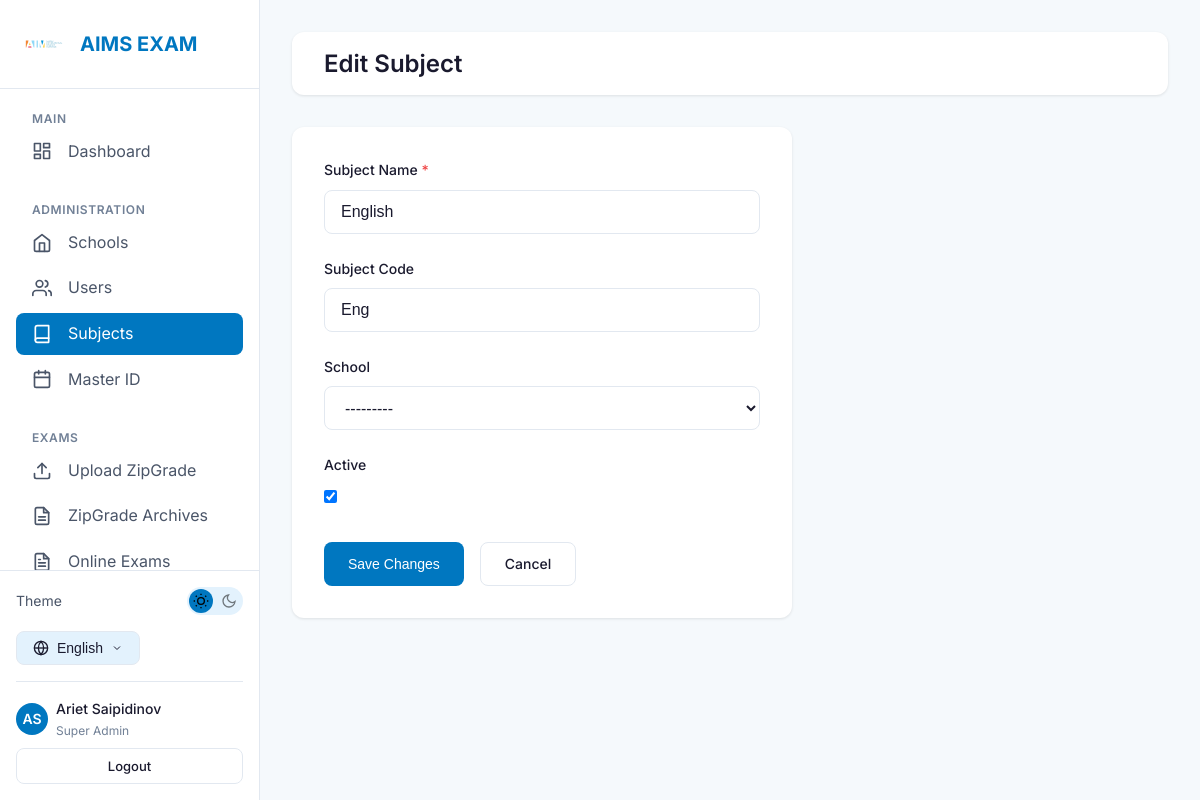
Screenshot of /schools/subjects/1/edit/ (signed in) with the database file from the repository.
### accounts/models.py (models this page shows, shortened)
class User(AbstractUser):
    ROLE_CHOICES = [
        ('super_admin', _('Super Admin')),
        ('teacher', _('Teacher')),
        ('student', _('Student')),
    ]
    LANGUAGE_CHOICES = [
        ('en', 'English'),
        ('ru', 'Русский'),
        ('ky', 'Кыргызча'),
    ]
    username = models.CharField(max_length=150, blank=True, null=True)
    email = models.EmailField(_('email address'), unique=True)
    role = models.CharField(
        max_length=20,
        choices=ROLE_CHOICES,
        default='student',
        verbose_name=_('Role')
    )
    phone = models.CharField(max_length=20, blank=True, verbose_name=_('Phone'))
    mother_phone = models.CharField(max_length=20, blank=True, verbose_name=_("Mother's Phone"))
    father_phone = models.CharField(max_length=20, blank=True, verbose_name=_("Father's Phone"))
    primary_school = models.ForeignKey(
        'schools.School',
        on_delete=models.SET_NULL,
        null=True,
        blank=True,
        related_name='users',
        verbose_name=_('Primary School')
    )
    preferred_language = models.CharField(
        max_length=5,
        choices=LANGUAGE_CHOICES,
        default='en',
        verbose_name=_('Preferred Language')
    )
    created_at = models.DateTimeField(auto_now_add=True)
    updated_at = models.DateTimeField(auto_now=True)
    objects = UserManager()
    USERNAME_FIELD = 'email'
    REQUIRED_FIELDS = ['first_name', 'last_name']
    class Meta:
        verbose_name = _('User')
        verbose_name_plural = _('Users')
        ordering = ['-created_at']
    def get_full_name(self):
        return f"{self.first_name} {self.last_name}".strip()

### schools/models.py (models this page shows, shortened)
class Subject(models.Model):
    name = models.CharField(max_length=100, verbose_name=_('Subject Name'))
    code = models.CharField(max_length=20, blank=True, verbose_name=_('Subject Code'))
    school = models.ForeignKey(
        School,
        on_delete=models.SET_NULL,
        null=True,
        blank=True,
        related_name='subjects',
        verbose_name=_('School')
    )
    is_active = models.BooleanField(default=True, verbose_name=_('Active'))
    created_at = models.DateTimeField(auto_now_add=True)
    updated_at = models.DateTimeField(auto_now=True)
    class Meta:
        verbose_name = _('Subject')
        verbose_name_plural = _('Subjects')
        ordering = ['name']

### schools/views.py (the view)
# urls.py: path('subjects/<int:pk>/edit/', views.subject_edit_view, name='subject_edit'),
@login_required
@super_admin_required
def subject_edit_view(request, pk):
    subject = get_object_or_404(Subject, pk=pk)
    if request.method == 'POST':
        form = SubjectForm(request.POST, instance=subject)
        if form.is_valid():
            form.save()
            messages.success(request, _('Subject updated successfully.'))
            return redirect('schools:subjects')
    else:
        form = SubjectForm(instance=subject)
    return render(request, 'schools/subject_form.html', {
        'form': form,
        'title': _('Edit Subject'),
        'submit_text': _('Save Changes'),
        'subject': subject,
    })

### schools/forms.py
class SubjectForm(forms.ModelForm):
    class Meta:
        model = Subject
        fields = ['name', 'code', 'school', 'is_active']
        widgets = {
            'name': forms.TextInput(attrs={
                'class': 'form-input',
                'placeholder': _('Subject name'),
            }),
            'code': forms.TextInput(attrs={
                'class': 'form-input',
                'placeholder': _('Subject code (optional)'),
            }),
            'school': forms.Select(attrs={'class': 'form-select'}),
            'is_active': forms.CheckboxInput(attrs={'class': 'form-checkbox'}),
        }
    def __init__(self, *args, **kwargs):
        super().__init__(*args, **kwargs)
        self.fields['school'].queryset = School.objects.filter(is_active=True)
        self.fields['school'].required = False

### schools/models.py (called while the page is built)
    def __str__(self):
        return self.name

### schools/templatetags/i18n_extras.py (called while the page is built)
@register.simple_tag(takes_context=True)
def switch_lang(context, lang_code):
    path = context['request'].path
    try:
        url = translate_url(path, lang_code)
        if url == path and lang_code not in path:
             match = resolve(path)
             with translation.override(lang_code):
                 url = reverse(match.view_name, args=match.args, kwargs=match.kwargs)
        query = context['request'].GET.urlencode()
        if query:
            url = f"{url}?{query}"
        return url
    except Exception:
        return path # Fallback to current path

### schools/templates/schools/subject_form.html (shortened to what this page needs)
{% extends 'base.html' %}
{% load i18n %}
{% block content %}
<div class="topbar">
    <h1 class="topbar-title">{{ title }}</h1>
</div>
<div class="card" style="max-width: 500px;">
    <form method="post">
        {% for field in form %}
        <div class="form-group">
            <label for="{{ field.id_for_label }}" class="form-label">
                {{ field.label }}
                {% if field.field.required %}<span class="text-danger">*</span>{% endif %}
            </label>
            {{ field }}
        </div>
        {% endfor %}
        <div style="display: flex; gap: var(--spacing-md); margin-top: var(--spacing-xl);">
            <button type="submit" class="btn btn-primary">{{ submit_text }}</button>
            <a href="{% url 'schools:subjects' %}" class="btn btn-outline">{% trans "Cancel" %}</a>
        </div>
    </form>
</div>
{% endblock %}

### templates/partials/sidebar.html (shortened to what this page needs)
{% load static i18n i18n_extras %}
<aside class="sidebar">
    <div class="sidebar-header">
        <img src="{% static 'images/logo.png' %}" alt="AIMS" class="sidebar-logo" onerror="this.style.display='none'">
        <span class="sidebar-brand">AIMS EXAM</span>
    </div>
    <nav class="sidebar-nav">
        <div class="nav-section">
            <span class="nav-section-title">{% trans "Main" %}</span>
            <a href="{% url 'accounts:dashboard' %}"
                class="nav-item {% if request.resolver_match.url_name == 'dashboard' %}active{% endif %}">
                <span>{% trans "Dashboard" %}</span>
            </a>
        </div>
        {% if user.is_authenticated and user.role == 'super_admin' %}
        <div class="nav-section">
            <span class="nav-section-title">{% trans "Administration" %}</span>
            <a href="{% url 'schools:list' %}"
                class="nav-item {% if 'schools' in request.path and 'subjects' not in request.path and 'analytics' not in request.path and 'students' not in request.path %}active{% endif %}">
                <svg xmlns="http://www.w3.org/2000/svg" width="20" height="20" viewBox="0 0 24 24" fill="none"
                    stroke="currentColor" stroke-width="2" stroke-linecap="round" stroke-linejoin="round">
                    <path d="M3 9l9-7 9 7v11a2 2 0 0 1-2 2H5a2 2 0 0 1-2-2z"></path>
                    <polyline points="9 22 9 12 15 12 15 22"></polyline>
                </svg>
                <span>{% trans "Schools" %}</span>
            </a>
            <a href="{% url 'accounts:users' %}" class="nav-item {% if 'users' in request.path %}active{% endif %}">
                <span>{% trans "Users" %}</span>
            </a>
            <a href="{% url 'schools:subjects' %}"
                class="nav-item {% if 'subjects' in request.path %}active{% endif %}">
                <svg xmlns="http://www.w3.org/2000/svg" width="20" height="20" viewBox="0 0 24 24" fill="none"
                    stroke="currentColor" stroke-width="2" stroke-linecap="round" stroke-linejoin="round">
                    <path d="M4 19.5A2.5 2.5 0 0 1 6.5 17H20"></path>
                    <path d="M6.5 2H20v20H6.5A2.5 2.5 0 0 1 4 19.5v-15A2.5 2.5 0 0 1 6.5 2z"></path>
                </svg>
                <span>{% trans "Subjects" %}</span>
            </a>
            <a href="{% url 'schools:master_students' %}"
                class="nav-item {% if 'students' in request.path and 'schools' in request.path %}active{% endif %}">
                <span>{% trans "Master ID" %}</span>
            </a>
        </div>
        {% endif %}
        {% if user.is_authenticated and user.role in 'super_admin,teacher' %}
        <div class="nav-section">
            <span class="nav-section-title">{% trans "Exams" %}</span>
            <a href="{% url 'zipgrade:upload' %}"
                class="nav-item {% if 'zipgrade/upload' in request.path %}active{% endif %}">
                <span>{% trans "Upload ZipGrade" %}</span>
            </a>
            <a href="{% url 'zipgrade:results' %}"
                class="nav-item {% if 'zipgrade' in request.path and 'upload' not in request.path %}active{% endif %}">
                <span>{% trans "ZipGrade Archives" %}</span>
            </a>
            <a href="{% url 'exams:exam_list' %}"
                class="nav-item {% if 'exams' in request.path and 'create' not in request.path %}active{% endif %}">
                <span>{% trans "Online Exams" %}</span>
            </a>
        </div>
        {% endif %}
    </nav>
    <div class="sidebar-footer" style="padding: var(--spacing-md); border-top: 1px solid var(--border-color);">
        <div
            style="display: flex; align-items: center; justify-content: space-between; margin-bottom: var(--spacing-md);">
            <span style="font-size: 0.875rem; color: var(--text-secondary);">{% trans "Theme" %}</span>
            <button class="theme-toggle" aria-label="Toggle theme">
                <svg class="theme-toggle-icon moon-icon" xmlns="http://www.w3.org/2000/svg" viewBox="0 0 24 24"
                    fill="none" stroke="currentColor" stroke-width="2">
                    <path d="M21 12.79A9 9 0 1 1 11.21 3 7 7 0 0 0 21 12.79z"></path>
                </svg>
            </button>
        </div>
        <div class="lang-selector">
            <button class="lang-btn">
                <span>
                    {% if LANGUAGE_CODE == 'en' %}English
                    {% elif LANGUAGE_CODE == 'ru' %}Русский
                    {% elif LANGUAGE_CODE == 'ky' %}Кыргызча
                    {% else %}Language{% endif %}
                </span>
                <svg xmlns="http://www.w3.org/2000/svg" width="12" height="12" viewBox="0 0 24 24" fill="none"
                    stroke="currentColor" stroke-width="2">
                    <polyline points="6 9 12 15 18 9"></polyline>
                </svg>
            </button>
        </div>
        {% if user.is_authenticated %}
        <div
            style="margin-top: var(--spacing-md); padding-top: var(--spacing-md); border-top: 1px solid var(--border-color);">
            <a href="{% url 'accounts:profile' %}"
                style="display: flex; align-items: center; gap: var(--spacing-sm); color: var(--text-secondary); font-size: 0.875rem;">
                <div
                    style="width: 32px; height: 32px; border-radius: 50%; background: var(--primary-blue); color: white; display: flex; align-items: center; justify-content: center; font-weight: 600;">
                    {{ user.first_name|slice:":1"|upper }}{{ user.last_name|slice:":1"|upper }}
                </div>
                <div style="flex: 1; overflow: hidden;">
                    <div
                        style="font-weight: 500; color: var(--text-primary); white-space: nowrap; overflow: hidden; text-overflow: ellipsis;">
                        {{ user.get_full_name|default:user.email }}
                    </div>
                    <div style="font-size: 0.75rem; color: var(--text-muted);">
                        {% if user.role == 'super_admin' %}{% trans "Super Admin" %}
                        {% elif user.role == 'teacher' %}{% trans "Teacher" %}
                        {% else %}{% trans "Student" %}{% endif %}
                    </div>
                </div>
            </a>
            <a href="{% url 'accounts:logout' %}" class="btn btn-outline btn-sm btn-block"
                style="margin-top: var(--spacing-sm);">
                {% trans "Logout" %}
            </a>
        </div>
        {% endif %}
    </div>
</aside>

### rows the page displays
User: first_name "A", last_name "S", get_full_name "Ariet Saipidinov"
Subject: form "English" "Eng" "---------" "☑"

### other values shown
{{ title }} "Edit Subject"
{{ field.label }} "Subject Name" "Subject Code" "School" "Active"
{{ submit_text }} "Save Changes"
